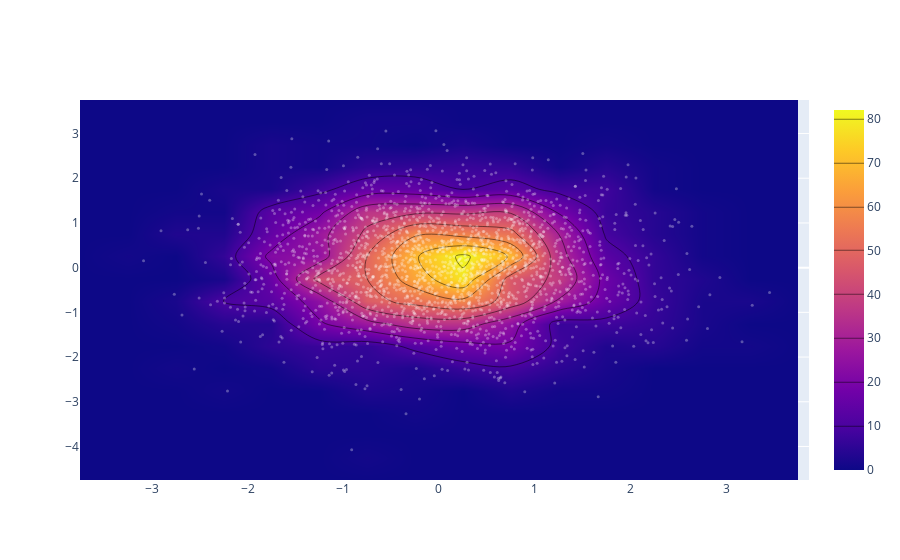

The notebook cell this image was saved under:
### Code cell
from plotly.offline import init_notebook_mode, iplot
import plotly.graph_objs as go
import numpy as np
x = np.random.randn(2000)
y = np.random.randn(2000)

iplot([go.Histogram2dContour(x=x, y=y,contours=dict (coloring='heatmap')),go.Scatter(x=x, y=y, mode='markers',
marker=dict(color='white', size=3,opacity=0.3))], show_link=False)

### Figure 1 — Plotly figure (JSON) as saved in the notebook; plotly's stock layout.template omitted (floating-point values rounded to 4 significant figures; data arrays with more than 128 entries replaced by an {"elided": "..."} marker saying what was removed)
{"data": [{"contours": {"coloring": "heatmap"}, "type": "histogram2dcontour", "x": {"elided": "2000 float values"}, "y": {"elided": "2000 float values"}}, {"marker": {"color": "white", "opacity": 0.3, "size": 3}, "mode": "markers", "type": "scatter", "x": {"elided": "2000 float values"}, "y": {"elided": "2000 float values"}}], "layout": {}}
